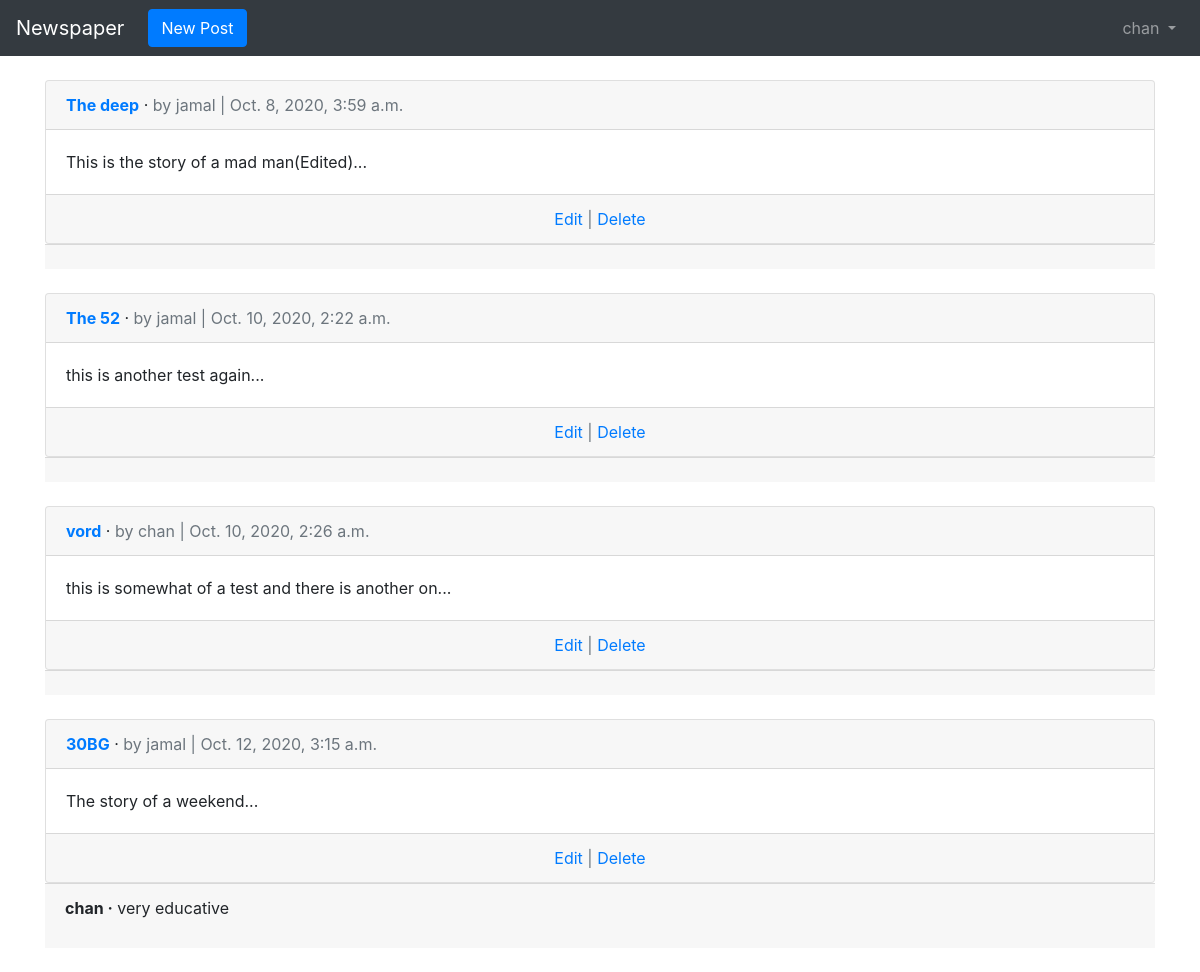
The page /articles/ (signed in) on the database its author committed.
### users/models.py (models this page shows)
class CustomUser(AbstractUser):
	age = models.PositiveIntegerField(null=True, blank=True)
	nickname = models.CharField(max_length=100, null=False)

### articles/models.py (models this page shows, shortened)
class Article(models.Model):
    title = models.CharField(max_length=250)
    body = models.TextField()
    date = models.DateTimeField(auto_now_add=True)
    author = models.ForeignKey(get_user_model(), on_delete=models.CASCADE, )
    class Meta:
        verbose_name = "Article"
        verbose_name_plural = "Articles"
    def snippet(self):
        return self.body[:50] + '...'

class Comment(models.Model):
    article = models.ForeignKey(Article, on_delete=models.CASCADE, related_name='comments')
    comment = models.CharField(max_length=140)
    author = models.ForeignKey(get_user_model(), on_delete=models.CASCADE)
    def __str__(self):
        return self.comment

### articles/views.py (the view)
# urls.py: path('', ArticleListView.as_view(), name='article_list'),
class ArticleListView(LoginRequiredMixin, ListView):
	model = Article
	template_name = 'article_list.html'
	login_url = 'login'

### templates/article_list.html (shortened to what this page needs)
{% extends 'base.html' %}
{% block content %}
{% for article in object_list %}
<div class="card">
    <div class="card-header">
        <span class="font-weight-bold"><a href="{% url 'article_detail' article.pk %}">{{ article.title }}</a></span> &middot;
        <span class="text-muted">by {{ article.author }} |
            {{ article.date }}</span>
    </div>
    <div class="card-body">
        {{ article.snippet }}
    </div>
    <div class="card-footer text-center text-muted">
        <a href="{% url 'article_detail' article.pk %}">Edit</a> | <a href="#">Delete</a>
    </div>
</div>
<div class="card-footer">
{% for comment in article.comments.all %}
<p>
<span class="font-weight-bold">{{ comment.author }} &middot;</span>
{{ comment }}
</p>
{% endfor %}
</div>
<br />
{% endfor %}
{% endblock content %}

### templates/base.html (shortened to what this page needs)
{% load static %}
<!DOCTYPE html>
<html>
<head>
    <link href="{% static "css/bootstrap.css" %}" rel="stylesheet" type="text/css" />
</head>
<body>
    <nav class="navbar navbar-expand-md navbar-dark bg-dark mb-4">
        <a class="navbar-brand" href="{% url 'home' %}">Newspaper</a>
        {% if user.is_authenticated %}
            <ul class="navbar-nav mr-auto">
<li class="nav-item"><a href="{% url 'article_new' %}" class="btn btn-primary ml-2">New Post</a></li>
</ul>
        {% endif %}
        <div class="collapse navbar-collapse" id="navbarCollapse">
            {% if user.is_authenticated %}
            <ul class="navbar-nav ml-auto">
                <li class="nav-item">
                    <a class="nav-link dropdown-toggle" href="#" id="userMenu" data-toggle="dropdown" aria-haspopup="true" aria-expanded="false">
                        {{ user.username }}
                    </a>
                </li>
            </ul>
            {% endif %}
        </div>
    </nav>
    <div class="container">
        {% block content %}
        {% endblock content %}
    </div>
</body>
</html>

### rows shown on the page
CustomUser: username "chan"
Article: title "The deep", author "jamal", date "Oct. 8, 2020, 3:59 a.m.", snippet "This is the story of a mad man(Edited)..."
Article: title "The 52", author "jamal", date "Oct. 10, 2020, 2:22 a.m.", snippet "this is another test again..."
Article: title "vord", author "chan", date "Oct. 10, 2020, 2:26 a.m.", snippet "this is somewhat of a test and there is another on..."
Article: title "30BG", author "jamal", date "Oct. 12, 2020, 3:15 a.m.", snippet "The story of a weekend..."
Comment: author "chan", comment "very educative"
